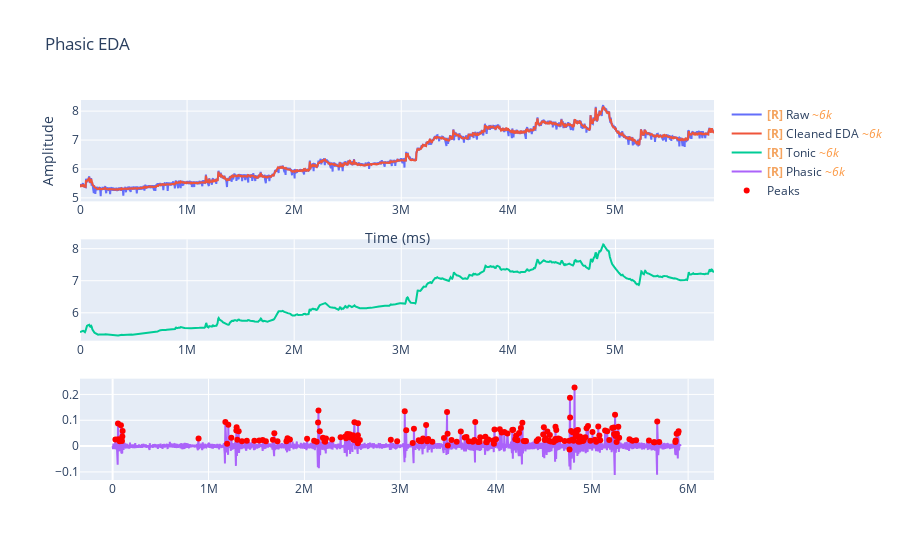

Notebook code cell kept with this figure:
### Code cell
register_plotly_resampler(mode='auto')
biobss.edatools.eda_plot_plotly(signals={'Raw':eda_raw,'Cleaned':eda_cleaned,'Tonic':tonic,'Phasic':phasic,'Peaks':peaks},sampling_rate=700,timestamp_resolution='ms',show_peaks=True)

### Figure 1 — Plotly figure (JSON) as saved in the notebook; plotly's stock layout.template omitted (floating-point values rounded to 4 significant figures; data arrays with more than 128 entries replaced by an {"elided": "..."} marker saying what was removed)
{"data": [{"name": "<b style=\"color:sandybrown\">[R]</b> Raw <i style=\"color:#fc9944\">~6k</i>", "type": "scatter", "uid": "9a417850-915d-45a8-a59f-5df6080deb18", "x": {"elided": "1000 float values"}, "xaxis": "x", "y": {"elided": "1000 float values"}, "yaxis": "y"}, {"name": "<b style=\"color:sandybrown\">[R]</b> Cleaned EDA <i style=\"color:#fc9944\">~6k</i>", "type": "scatter", "uid": "b9eacbca-f82b-4470-a5d6-870cdd58b3a2", "x": {"elided": "1000 float values"}, "xaxis": "x", "y": {"elided": "1000 float values"}, "yaxis": "y"}, {"name": "<b style=\"color:sandybrown\">[R]</b> Tonic <i style=\"color:#fc9944\">~6k</i>", "type": "scatter", "uid": "ccfe0584-17d5-4968-82d9-bd9b95560ae3", "x": {"elided": "1000 float values"}, "xaxis": "x2", "y": {"elided": "1000 float values"}, "yaxis": "y2"}, {"name": "<b style=\"color:sandybrown\">[R]</b> Phasic <i style=\"color:#fc9944\">~6k</i>", "type": "scatter", "uid": "7dd8d553-dc8f-4993-95f7-f35a9e7eb7b7", "x": {"elided": "1000 float values"}, "xaxis": "x3", "y": {"elided": "1000 float values"}, "yaxis": "y3"}, {"marker": {"color": "red"}, "mode": "markers", "name": "Peaks", "type": "scatter", "uid": "0adaccfc-4af8-48e7-8708-e7c667fd95f3", "x": {"elided": "184 float values"}, "xaxis": "x3", "y": {"elided": "184 float values"}, "yaxis": "y3"}], "layout": {"title": {"text": "Phasic EDA"}, "xaxis": {"anchor": "y", "autorange": true, "domain": [0, 1], "title": {"text": "Time (ms)"}}, "xaxis2": {"anchor": "y2", "domain": [0, 1]}, "xaxis3": {"anchor": "y3", "domain": [0, 1]}, "yaxis": {"anchor": "x", "autorange": true, "domain": [0.7333, 1], "title": {"text": "Amplitude"}}, "yaxis2": {"anchor": "x2", "domain": [0.3667, 0.6333]}, "yaxis3": {"anchor": "x3", "domain": [0, 0.2667]}}}
